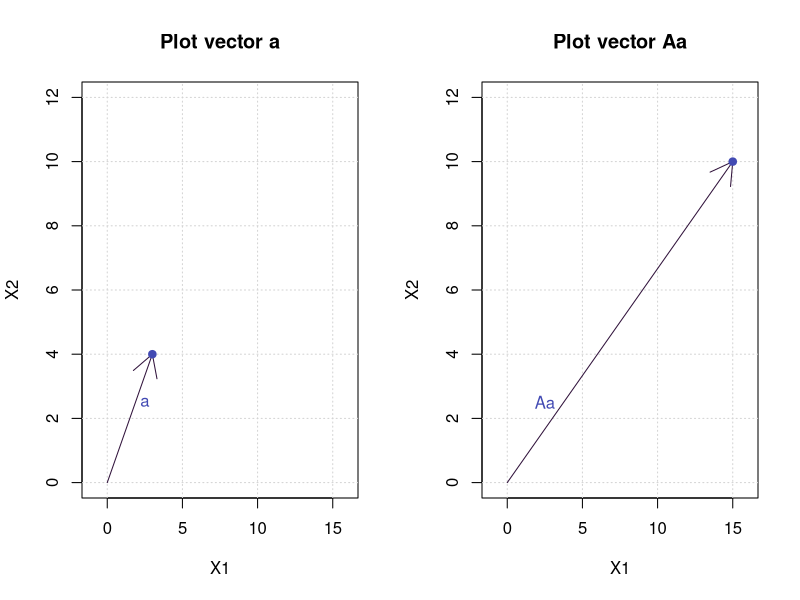

The R source for this figure:
# SWMS 2026 day2 worksheet-2 R codes
## load the following library to use viridis colours in plots
library(viridisLite)

## generating viridis colour palatte of size 14
v_col <- viridis(n = 14, option = "H")
####################################################################################

## Q2 ## visualize the effect of multiplication of the above vectors by the matrix
## first we compute the vector and matrix multiplication

# Define the vector 
a <- c(3, 4)

## writing matrix A
A <- matrix(c(1, -2, 3, 4), nrow=2, ncol=2)
A

## multiplying matrix A by a (above)
a_transformed <-  A%*%a #Aa
a_transformed

# Vectors are stored as rows
#so we convert the column vector to a row vector using t(),i.e. transpose of a vector or matirx
a_transformed <- t(a_transformed) 
a_transformed

# we shall now plot
par(mfrow = c(1, 2))

#make  an empty plot with required axes
plot(xlim <- c(-1,16), ylim <- c(0,12), type = "n", xlab = "X1", ylab = "X2",
     main = "Plot vector a") 
grid() #add grid lines

# Add vector and point for a vector
arrows(x0 = 0, y0 = 0, x1 =a[1], y1 = a[2], col = v_col[1])
points(a[1], a[2], pch = 19, cex = 1, col = v_col[2])
text(2.5, 2.5, "a", col = v_col[2])

# Plot the transformed vector into another plot window
plot(xlim <- c(-1,16), ylim <- c(0,12), type = "n", xlab = "X1", ylab = "X2",
     main = "Plot vector Aa")
grid() #empty plot with grid

# vectors(a, labels="a", pos.lab=2.9, frac.lab=.5, col=v_col[1])
arrows(x0 = 0, y0 = 0, x1 =a_transformed[1], y1 = a_transformed[2], col = v_col[1])
points(a_transformed[1], a_transformed[2], pch = 19, cex = 1, col = v_col[2])
text(2.5, 2.5, "Aa", col = v_col[2])

# Note that both the length of the vector and the direction changes
# similarly do it for other vectors
